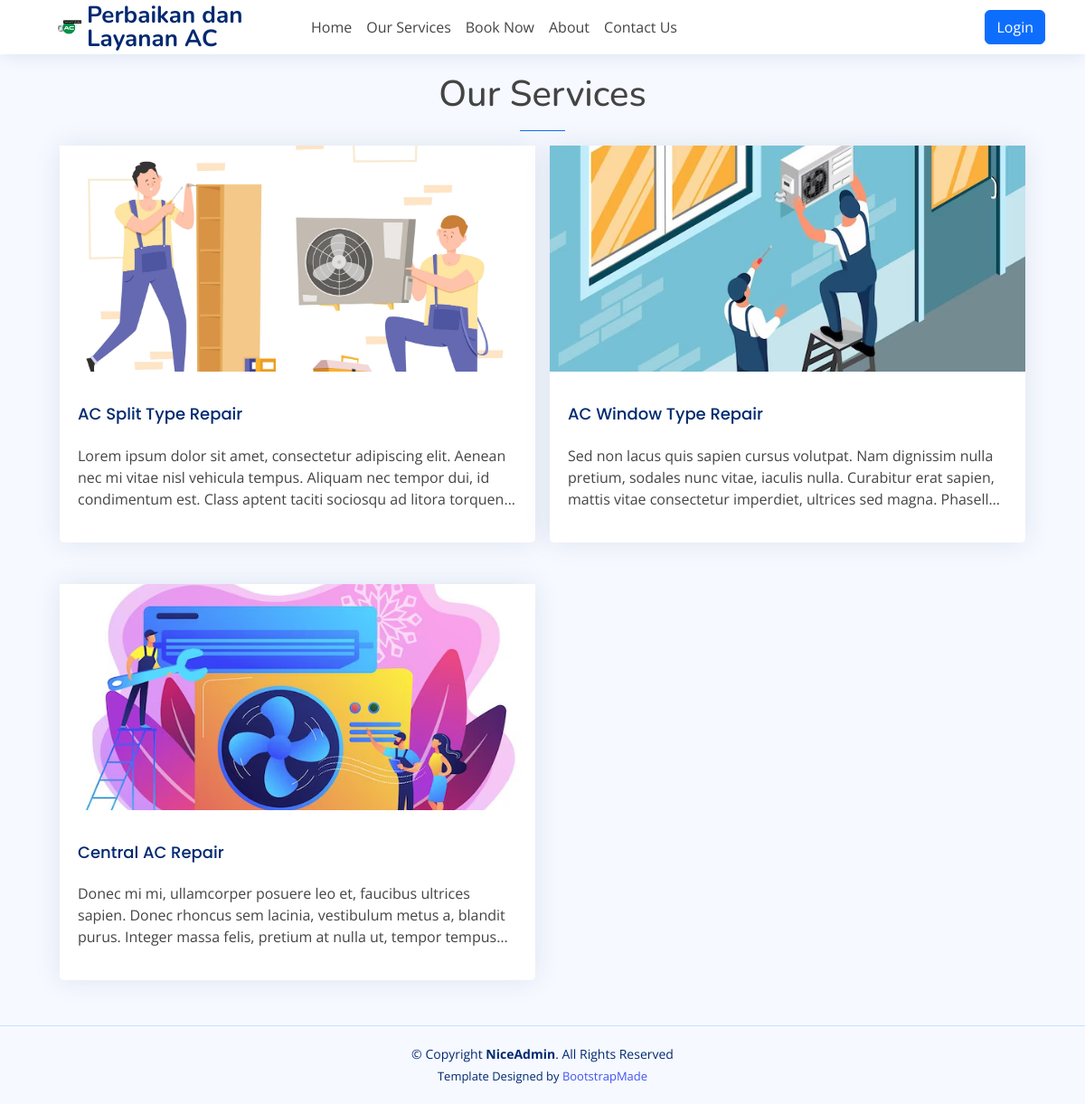
Page /service&layanan_AC/?page=services on the committed database.
### tables this page shows
CREATE TABLE `service_list` (
  `id` bigint(30) NOT NULL,
  `name` text NOT NULL,
  `description` text NOT NULL,
  `price` float(12,2) NOT NULL DEFAULT 0.00,
  `image_path` text DEFAULT NULL,
  `status` tinyint(1) NOT NULL DEFAULT 1,
  `created_at` datetime NOT NULL DEFAULT current_timestamp(),
  `updated_at` datetime NOT NULL
);

### classes/DBConnection.php (called while the page is built, shortened)
<?php
class DBConnection{
    private $host = DB_SERVER;
    private $username = DB_USERNAME;
    private $password = DB_PASSWORD;
    private $database = DB_NAME;
    public $conn;
    public function __construct(){
        if (!isset($this->conn)) {
            $this->conn = new mysqli($this->host, $this->username, $this->password, $this->database);
        }
    }
}
?>

### classes/SystemSettings.php (called while the page is built, shortened)
<?php
class SystemSettings extends DBConnection{
	function info($field=''){
		if(!empty($field)){
			if(isset($_SESSION['system_info'][$field]))
				return $_SESSION['system_info'][$field];
			else
				return false;
		}else{
			return false;
		}
	}
}
$_settings = new SystemSettings();
?>

### config.php (called while the page is built, shortened)
<?php
require_once('classes/DBConnection.php');
require_once('classes/SystemSettings.php');
function validate_image($file){
    global $_settings;
	if(!empty($file)){
        $ex = explode("?",$file);
        $file = $ex[0];
        $ts = isset($ex[1]) ? "?".$ex[1] : '';
		if(is_file(base_app.$file)){
			return base_url.$file.$ts;
		}else{
			return base_url.($_settings->info('logo'));
		}
	}else{
		return base_url.($_settings->info('logo'));
	}
}
?>

### services/index.php (the view, shortened to what this page needs)
<h1 class="pageTitle text-center">Our Services</h1>
<hr class="mx-auto bg-primary border-primary opacity-100" style="width:50px">
<div class="container-sm">
    <?php
    $services = $conn->query("SELECT * FROM `service_list` where `status` = 1 order by `name` asc")->fetch_all(MYSQLI_ASSOC);
    ?>
    <div id="service-list">
        <?php if(count($services) > 0): ?>
        <?php foreach($services as $row): ?>
        <a href="<?= base_url.'?page=services/view&id='.$row['id'] ?>" class="service-item text-decoration-none text-reset">
            <div class="card">
                <div class="service-card-img">
                    <img src="<?= validate_image($row['image_path']) ?>" alt="">
                </div>
                <div class="card-body pt-3">
                    <h4 class="card-title"><?= $row['name'] ?></h4>
                    <p class="truncate-3"><?= strip_tags(htmlspecialchars_decode($row['description'])) ?></p>
                </div>
            </div>
        </a>
        <?php endforeach; ?>
        <?php endif; ?>
    </div>
</div>

### index.php (shortened to what this page needs)
<?php require_once('./config.php'); ?>
<!DOCTYPE html>
<html lang="en">
<?php require_once('inc/header.php') ?>
  <body class="toggle-sidebar">
     <?php $page = isset($_GET['page']) ? $_GET['page'] : 'home';  ?>
     <?php require_once('inc/topBarNav.php') ?>
      <main id="main" class="main">
        <div class="container-xl px-4">
          <?php
            if(!file_exists($page.".php") && !is_dir($page)){
                include '404.html';
            }else{
              if(is_dir($page))
                include $page.'/index.php';
              else
                include $page.'.php';
            }
          ?>
        </div>
      </main>
    <?php require_once('inc/footer.php') ?>
  </body>
</html>

### inc/header.php (shortened to what this page needs)
<head>
    <link href="<?= base_url ?>assets/vendor/bootstrap/css/bootstrap.min.css" rel="stylesheet">
    <link href="<?= base_url ?>assets/vendor/bootstrap-icons/bootstrap-icons.css" rel="stylesheet">
    <link href="<?= base_url ?>assets/vendor/boxicons/css/boxicons.min.css" rel="stylesheet">
    <link href="<?= base_url ?>assets/vendor/quill/quill.snow.css" rel="stylesheet">
    <link href="<?= base_url ?>assets/vendor/quill/quill.bubble.css" rel="stylesheet">
    <link href="<?= base_url ?>assets/vendor/remixicon/remixicon.css" rel="stylesheet">
    <link href="<?= base_url ?>assets/vendor/simple-datatables/style.css" rel="stylesheet">
    <link href="<?= base_url ?>assets/vendor/select2-4.1.0-rc.0/dist/css/select2.min.css" rel="stylesheet">
    <link href="<?= base_url ?>assets/css/style.css" rel="stylesheet">
    <link href="<?= base_url ?>assets/css/custom.css" rel="stylesheet">
  </head>

### inc/topBarNav.php
<header id="header" class="header fixed-top d-flex align-items-center">
  <div class="container-lg d-flex justify-content-between px-4">
    <div class="d-flex align-items-center justify-content-between">
      <a href="index.html" class="logo d-flex align-items-center">
        <img src="<?= validate_image($_settings->info('logo')) ?>" alt="System Logo">
        <span class="d-none d-lg-block"><?= $_settings->info('short_name') ?></span>
      </a>
    </div>
    <nav class="header-nav me-auto">
      <ul class="d-flex align-items-center h-100">
        <li class="nav-item pe-3">
            <a href="<?= base_url ?>" class="nav-link">Home</a>
        </li>
        <li class="nav-item pe-3">
            <a href="<?= base_url.'?page=services' ?>" class="nav-link">Our Services</a>
        </li>
        <li class="nav-item pe-3">
            <a href="<?= base_url.'?page=booking' ?>" class="nav-link">Book Now</a>
        </li>
        <li class="nav-item pe-3">
            <a href="<?= base_url."?page=about" ?>" class="nav-link">About</a>
        </li>
        <li class="nav-item pe-3">
            <a href="<?= base_url.'?page=contact' ?>" class="nav-link">Contact Us</a>
        </li>
      </ul>
    </nav>
    <div class="d-flex align-items-center justify-content-between">
            <a href="<?= base_url.'admin' ?>" class="btn btn-primary">Login</a>
    </div>
  </div>
</header>

### inc/footer.php (shortened to what this page needs)
<footer id="footer" class="footer">
    <div class="copyright">
      &copy; Copyright <strong><span>NiceAdmin</span></strong>. All Rights Reserved
    </div>
    <div class="credits">
      Template Designed by <a href="https://bootstrapmade.com/">BootstrapMade</a>
    </div>
  </footer>

### assets/css/style.css (style rules this page uses)
:root { scroll-behavior: smooth; }
body { font-family: "Open Sans", sans-serif; background: #f6f9ff; color: #444444; }
a { color: #4154f1; text-decoration: none; }
h1, h2, h3, h4, h5, h6 { font-family: "Nunito", sans-serif; }
#main { margin-top: 60px; padding: 20px 30px; transition: all 0.3s; }
.card { margin-bottom: 30px; border: none; border-radius: 5px; box-shadow: 0px 0 30px rgba(1, 41, 112, 0.1); }
.card-title { padding: 20px 0 15px 0; font-size: 18px; font-weight: 500; color: #012970; font-family: "Poppins", sans-serif; }
.card-body { padding: 0 20px 20px 20px; }
.logo { line-height: 1; }
@media (min-width: 1200px) { .logo { width: 280px; } }
.logo img { max-height: 26px; margin-right: 6px; }
.logo span { font-size: 26px; font-weight: 700; color: #012970; font-family: "Nunito", sans-serif; }
.header { transition: all 0.5s; z-index: 997; height: 60px; box-shadow: 0px 2px 20px rgba(1, 41, 112, 0.1); background-color: #fff; padding-left: 20px; }
.header-nav ul { list-style: none; }
.header-nav>ul { margin: 0; padding: 0; }
@media (min-width: 1200px) { #main, #footer { margin-left: 300px; } }
@media (min-width: 1200px) { .toggle-sidebar #main, .toggle-sidebar #footer { margin-left: 0; } }
.footer { padding: 20px 0; font-size: 14px; transition: all 0.3s; border-top: 1px solid #cddfff; }
.footer .copyright { text-align: center; color: #012970; }
.footer .credits { padding-top: 5px; text-align: center; font-size: 13px; color: #012970; }
div#service-list { position: relative; width: 100%; display: grid; grid-template-columns: repeat(3, 1fr); grid-gap: 1em; }
.service-item { width: 400px; margin: 0 auto; }
@media (max-width: 1300px) { div#service-list { grid-template-columns: repeat(2, 1fr); } }
@media (max-width: 1300px) { .service-item { width: 100%; } }
.service-card-img { width: 100%; height: 250px; overflow: hidden; }
.service-card-img>img { width: 100%; height: 100%; object-fit: cover; object-position: center center; transition:transform .2s ease; }

### assets/css/custom.css (style rules this page uses)
.truncate-3 { overflow: hidden; text-overflow: ellipsis; display: -webkit-box; -webkit-line-clamp: 3; -webkit-box-orient: vertical; }

### rows in the picture
service_list: image_path (picture), name "AC Split Type Repair", description "Lorem ipsum dolor sit amet, consectetur adipiscing elit. Aenean nec mi vitae nisl vehicula tempus. Aliquam nec tempor dui, id condimentum est. Class aptent taciti sociosqu ad litora…"
service_list: image_path (picture), name "AC Window Type Repair", description "Sed non lacus quis sapien cursus volutpat. Nam dignissim nulla pretium, sodales nunc vitae, iaculis nulla. Curabitur erat sapien, mattis vitae consectetur imperdiet, ultrices sed magna.…"
service_list: image_path (picture), name "Central AC Repair", description "Donec mi mi, ullamcorper posuere leo et, faucibus ultrices sapien. Donec rhoncus sem lacinia, vestibulum metus a, blandit purus. Integer massa felis, pretium at nulla ut, tempor…"

### other values in the picture
$_settings->info('short_name') "Perbaikan dan Layanan AC"
